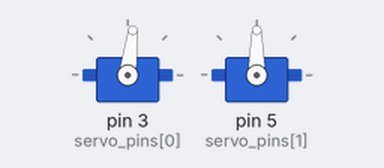
The sketch below on a simulated Arduino Uno, built with avr-gcc and run on an emulated ATmega328P. Parts: 2 × servo.

Above: at 1.05 s.
At 1.35 s:
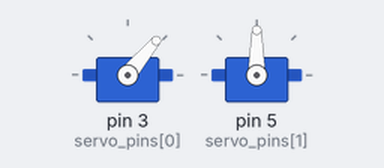
At 1.65 s:
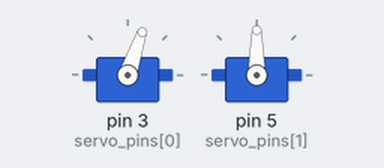
At 2.5 s:
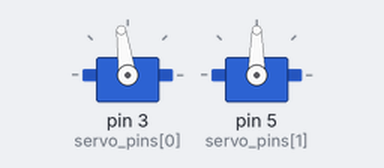
Timing chart, 0 to 4.6 s (numbered marks = the images above):
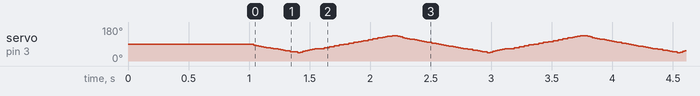

The sketch:

mrStabbyBotBase.ino
```cpp
#include <VarSpeedServo.h>

// Define the number of servos for the base
#define BASE_SERVOS 2

// Create the servo objects.
VarSpeedServo base_servos[BASE_SERVOS];

// Assign meaningful names to each servo for clarity
#define BASE_PAN_SERVO base_servos[0]
#define BASE_TILT_SERVO base_servos[1]

// Define the pins for each servo
int servo_pins[BASE_SERVOS] = {3, 5};

const int desired_speed = 75;

void setup() {
  // Attach servos to digital pins
  for (int i = 0; i < BASE_SERVOS; i++) {
    base_servos[i].attach(servo_pins[i]);
  }

  // Set initial positions for both base servos
  BASE_PAN_SERVO.write(90, desired_speed, true);
  BASE_TILT_SERVO.write(90, desired_speed, true);

  // Wait for servos to reach their initial positions
  delay(1000);
}

void loop() {
  // Perform a maniacal waving motion
  performManiacalMotion();
}

void performManiacalMotion() {
  // Rapid, back-and-forth movement to emulate a "maniacal" wave
  for (int i = 0; i < 5; i++) {
    BASE_PAN_SERVO.write(45, desired_speed, true);
    BASE_PAN_SERVO.write(135, desired_speed, true);
  }
}
```
